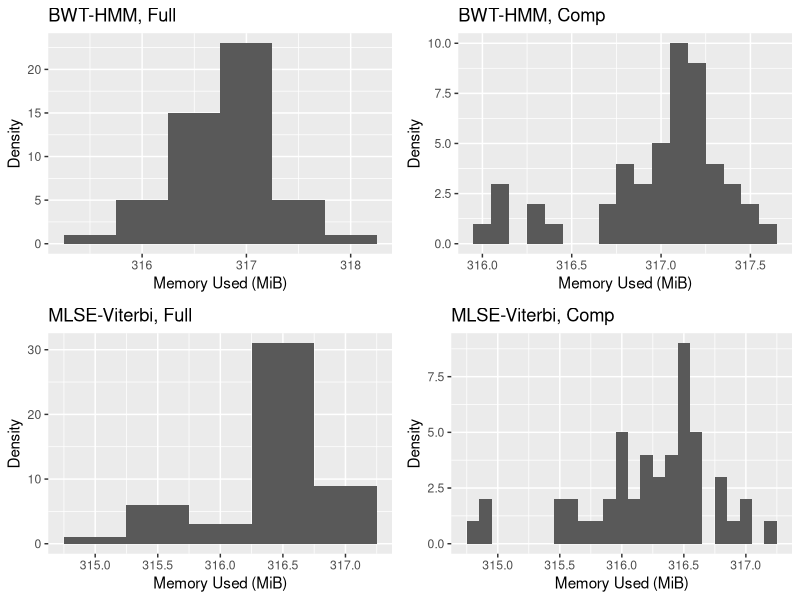
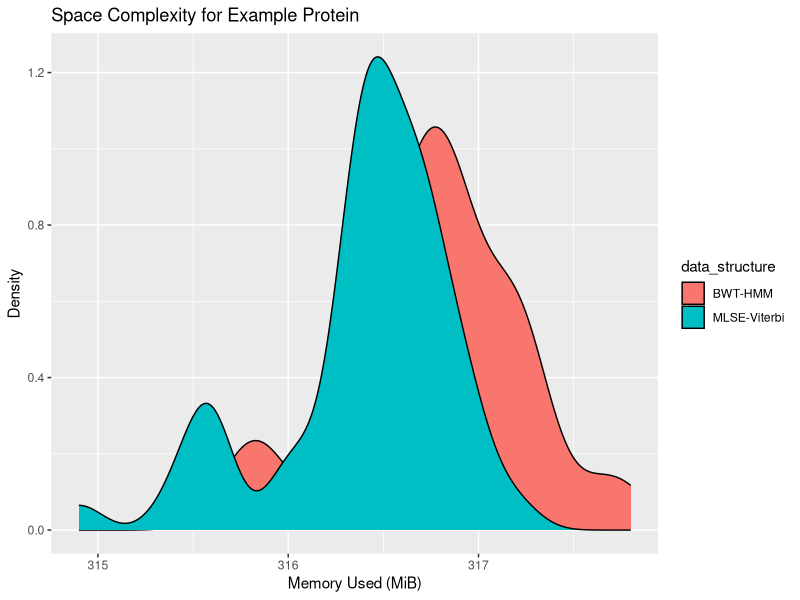
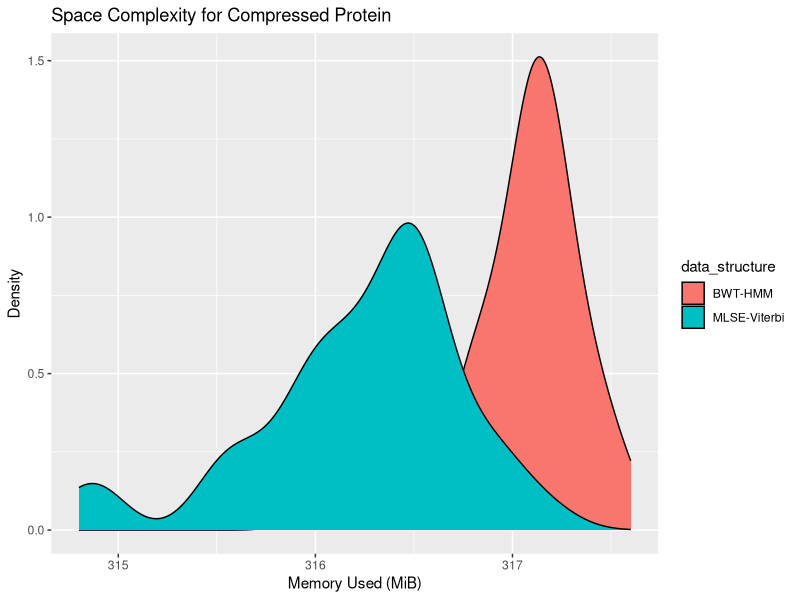

These charts were generated, in order, by the following R code:
library(tidyverse)
library(ggplot2)
library(gridExtra)

df_tc = read_csv("memory_usage.csv")
# assuming protein-fold-pipeline is your working directory

plots = vector(mode = "list", length = 4)
data_structures = as.vector(unique(df_tc$data_structure))
sample_types = as.vector(unique(df_tc$sample))
colors = c("blue", "blue", "blue", "blue")
binwidths = c(0.5, 0.1, 0.5, 0.1)
counter = 1
sample_titles = c("Full", "Comp", "Full", "Comp")

for (ds in data_structures) {
  for (s in sample_types) {
    df_tc_sub = df_tc %>%
      filter(data_structure == ds, sample == s)
    p = ggplot(df_tc_sub, aes(x = memory_usage)) +
      geom_histogram(binwidth = binwidths[counter]) +
      labs(title = paste0(ds, ", ", sample_titles[counter]),
           x = "Memory Used (MiB)",
           y = "Density")
    plots[[counter]] = p
    counter = counter + 1
  }
}

grid.arrange(plots[[1]], plots[[2]], plots[[3]], plots[[4]], ncol = 2, widths = rep(7, 2), heights = c(5, 5))
#ggsave("space_complexity_histograms.png", width = 12, height = 8, units = "in") # cannot save a grid arrange object... this line just saves last plot in grid

df_tc_100k = df_tc %>%
  filter(sample == "hypothetical_protein_test")
df_tc_comp = df_tc %>%
  filter(sample == "compressed_hypothetical_protein_test")
p1 = ggplot(df_tc_100k, aes(x = memory_usage, fill = data_structure)) +
  geom_density() +
  labs(title = "Space Complexity for Example Protein",
       x = "Memory Used (MiB)",
       y = "Density")
p2 = ggplot(df_tc_comp, aes(x = memory_usage, fill = data_structure)) +
  geom_density() +
  labs(title = "Space Complexity for Compressed Protein",
       x = "Memory Used (MiB)",
       y = "Density")

ggsave("space_density_test_protein.png", p1, width = 12, height = 8, units = "in")
ggsave("space_density_compressed_protein.png", p2, width = 12, height = 8, units = "in")

